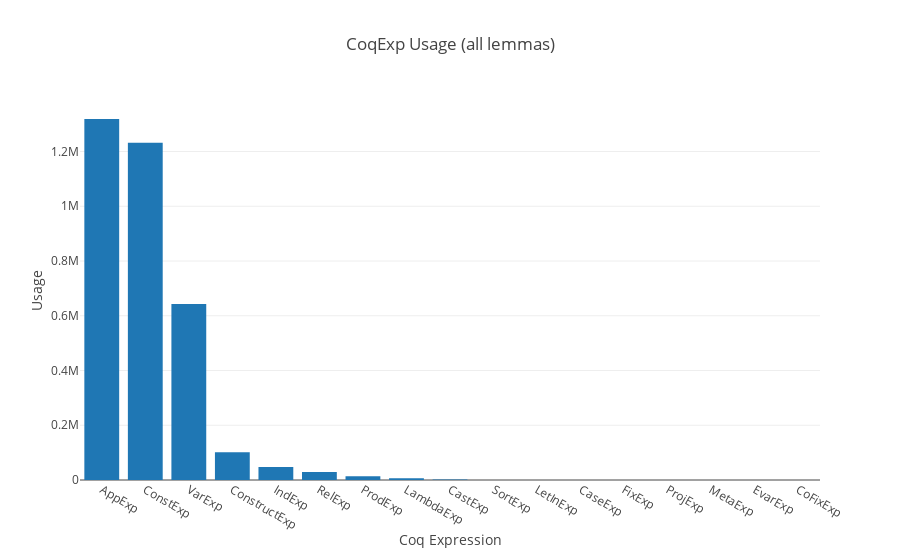

Here is the notebook cell this chart was saved with:
### Code cell
import plotly
import plotly.plotly as py
import plotly.graph_objs as go

coqexp_hist = tactr_stats.coqexp_hist()
print(coqexp_hist)
data = [go.Bar(x=[p[0] for p in coqexp_hist], y=[p[1] for p in coqexp_hist])]

layout = go.Layout(
    title='CoqExp Usage (all lemmas)',
    xaxis=dict(
        title='Coq Expression'
    ),
    yaxis=dict(
        title='Usage',
    ),
)
fig = go.Figure(data=data, layout=layout)
plotly.offline.init_notebook_mode(connected=True)
plotly.offline.iplot(fig, filename='coqexp-hist')

### Figure 1 — Plotly figure (JSON) as saved in the notebook; plotly's stock layout.template omitted (floating-point values rounded to 4 significant figures)
{"data": [{"type": "bar", "x": ["AppExp", "ConstExp", "VarExp", "ConstructExp", "IndExp", "RelExp", "ProdExp", "LambdaExp", "CastExp", "SortExp", "LetInExp", "CaseExp", "FixExp", "ProjExp", "MetaExp", "EvarExp", "CoFixExp"], "y": [1318738, 1232245, 643235, 100971, 47777, 29025, 13995, 6780, 1712, 252, 222, 178, 3, 0, 0, 0, 0]}], "layout": {"title": "CoqExp Usage (all lemmas)", "xaxis": {"title": "Coq Expression"}, "yaxis": {"title": "Usage"}}}
